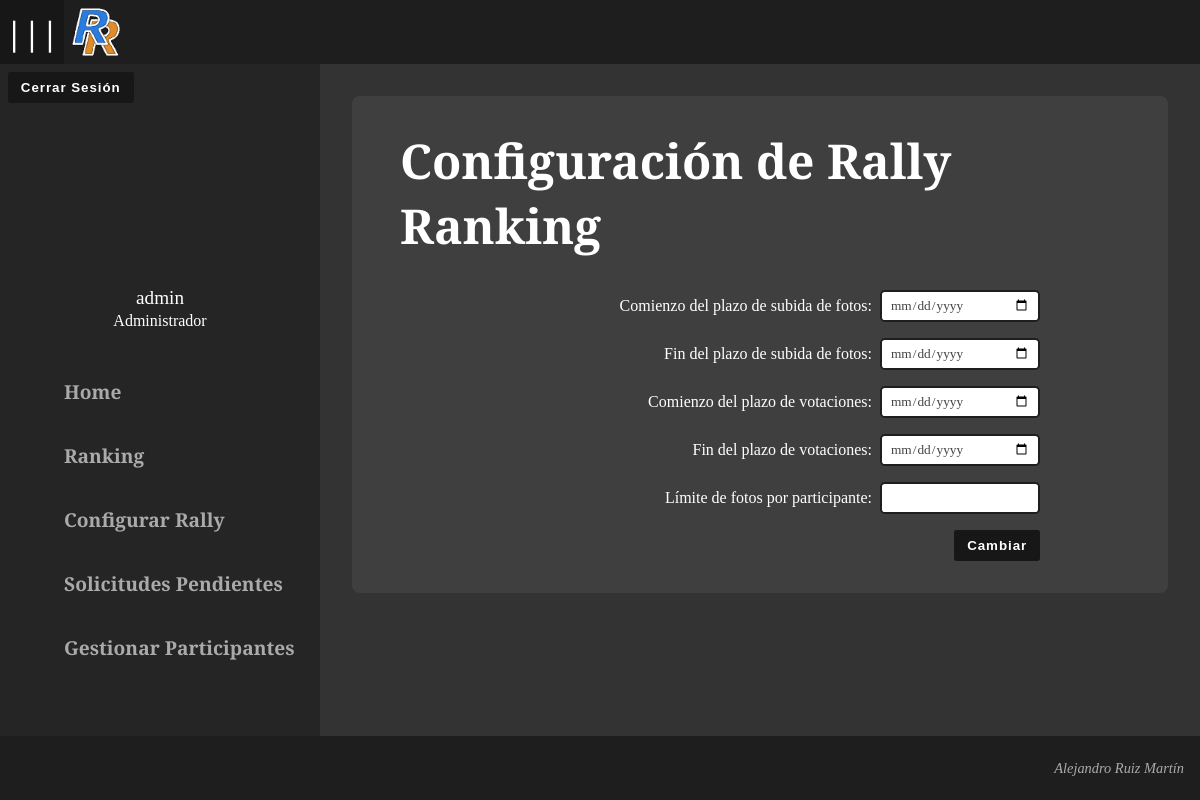
The app's page /index.php?id=10 (signed in), older data.
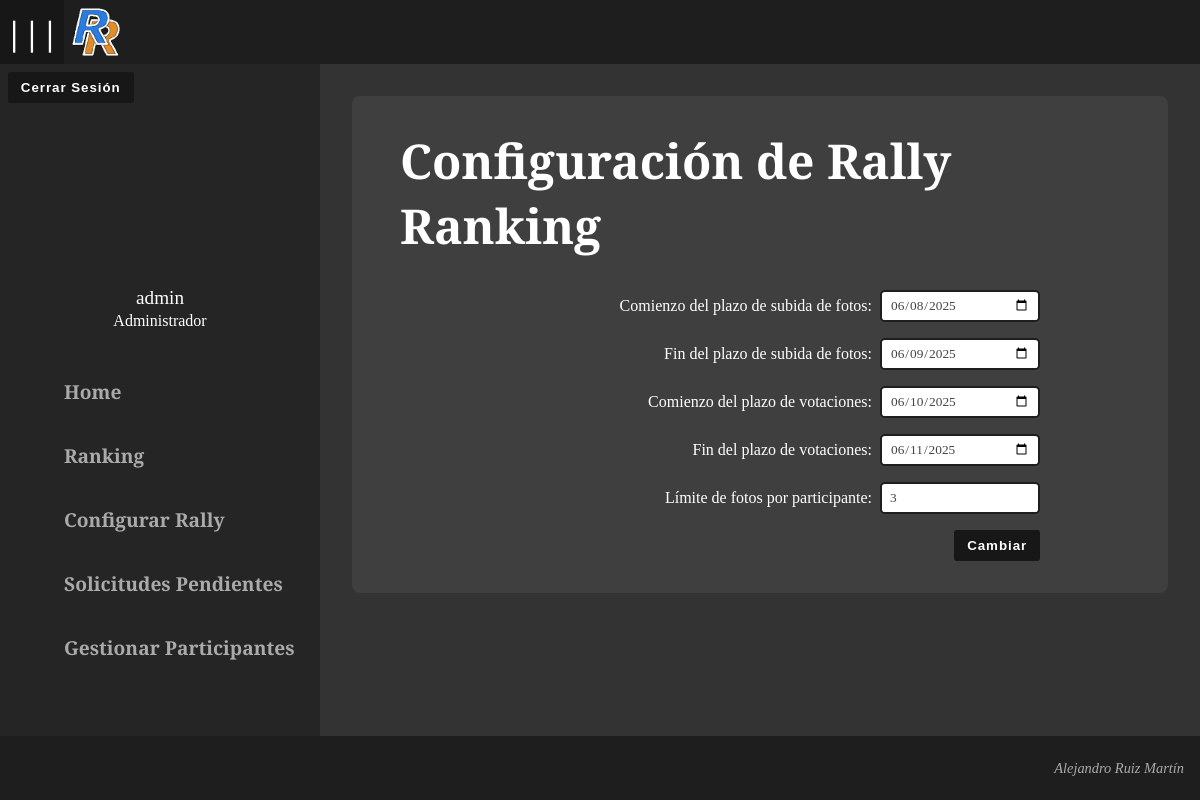
The same page, newer data.
### tables this page shows
CREATE TABLE `rally` (
  `id` int(11) NOT NULL,
  `fecha_inicio_subidas` date DEFAULT NULL,
  `fecha_fin_subidas` date DEFAULT NULL,
  `fecha_inicio_votaciones` date DEFAULT NULL,
  `fecha_fin_votaciones` date DEFAULT NULL,
  `limite_fotos_participante` int(3) DEFAULT NULL,
  `ultima_actualizacion` datetime DEFAULT NULL
);

### functions/ddbb.php (called while the page is built)
<?php
    $sql = array(
        "db" => array(
            "host" => "localhost",
            "user" => "root",
            "pass" => "",
            "db" => "rally_ranking"
        )
    );
?>

### functions/functions.php (called while the page is built, shortened)
<?php
    require_once("mydb.php");
    require_once("ddbb.php");
    function GetRally(string $id) {
        global $sql;
        $mydb = new mydb($sql["db"]);
        $mydb -> querySetter("SELECT * FROM `rally` WHERE `id` = $id");
        $rally = $mydb -> fastQuery();
        return($rally);
    }
?>

### functions/mydb.php (called while the page is built, shortened)
<?php
    class mydb {
        private ?mysqli $mysqli;
        private ?string $query;
        public function __construct(?array $db = null) {
            $this -> mysqli = new mysqli($db["host"], $db["user"], $db["pass"], $db["db"]) ?? $db;
            $this -> query = '';
        }
        public function querySetter(string $newQuery) {
            $this -> query = $newQuery;
        }
        public function fastQuery() {
            try {
                $this -> result =  $this -> mysqli -> query($this -> query);
                $this -> row = $this -> result -> fetch_object();
                return $this -> row;
            } catch (mysqli_error) {
                echo "<script defer>alert(\"Error al interactuar con la base de datos. Datos:\n\n";
                echo $this -> testVars();
                echo "\");</script>";
            }
        }
        public function __destruct() {
            $this -> mysqli -> kill($this -> mysqli -> thread_id);
        }
    }
?>

### main/manage_rally.php (the view, shortened to what this page needs)
<?php
if (isset($_SESSION['rol']) && $_SESSION['rol'] == 'Administrador') {
    $rally = GetRally(1)
?>
<div class="card">
    <div class="card-head">
        <span>Configuración de Rally Ranking</span>
    </div>
    <div class="card-body">
        <div class=" max-40-rem">
            <form id="rally-form" action="" method="post">
                <div class="d-flex justify-content-end align-items-center column-gap-5 m-b-10">
                    <label for="fecha_inicio_subidas">Comienzo del plazo de subida de fotos:</label>
                    <input id="fecha_inicio_subidas" name="fecha_inicio_subidas" type="date" class="" value="<?php echo $rally->fecha_inicio_subidas; ?>" />
                </div>
                <div class="d-flex justify-content-end align-items-center column-gap-5 m-b-10">
                    <label for="fecha_fin_subidas">Fin del plazo de subida de fotos:</label>
                    <input id="fecha_fin_subidas" name="fecha_fin_subidas" type="date" class="" min="<?php echo $rally->fecha_inicio_subidas; ?>" value="<?php echo $rally->fecha_fin_subidas; ?>" />
                </div>
                <div class="d-flex justify-content-end align-items-center column-gap-5 m-b-10">
                    <label for="fecha_inicio_votaciones">Comienzo del plazo de votaciones:</label>
                    <input id="fecha_inicio_votaciones" name="fecha_inicio_votaciones" type="date" class="" value="<?php echo $rally->fecha_inicio_votaciones; ?>" />
                </div>
                <div class="d-flex justify-content-end align-items-center column-gap-5 m-b-10">
                    <label for="fecha_fin_votaciones">Fin del plazo de votaciones:</label>
                    <input id="fecha_fin_votaciones" name="fecha_fin_votaciones" type="date" class="" class="" min="<?php echo $rally->fecha_inicio_votaciones; ?>" value="<?php echo $rally->fecha_fin_votaciones; ?>" />
                </div>
                <div class="d-flex justify-content-end align-items-center column-gap-5 m-b-10">
                    <label for="limite_fotos_participante">Límite de fotos por participante:</label>
                    <input id="limite_fotos_participante" name="limite_fotos_participante" type="number" class="spinner" min="1" value="<?php echo $rally->limite_fotos_participante; ?>" />
                </div>
                <div class="d-flex justify-content-end align-items-center column-gap-5">
                    <button type="submit">Cambiar</button>
                </div>
            </form>
        </div>
    </div>
</div>
<?php
} else {
header("Location:index.php?id=".GetScreenIndex("home"));
}
?>

Row changes from the older to the newer data that the page shows:
added rally: fecha_fin_subidas "06/09/2025", fecha_inicio_votaciones "06/10/2025", fecha_fin_votaciones "06/11/2025", limite_fotos_participante "3"
Text that changed along with them:
form field fecha_inicio_subidas: (not shown) → "06/08/2025"
